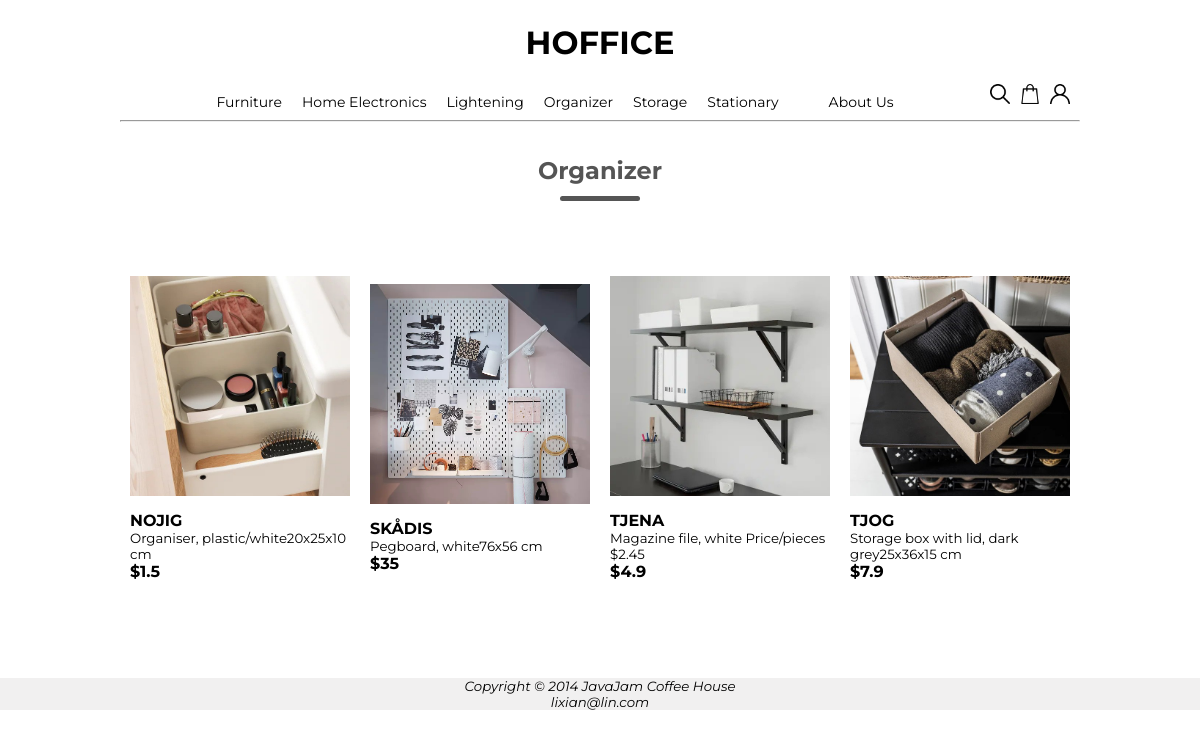
The page /organizer.php on the database its author committed.
### tables this page shows
create table if not exists image (
	img_id int unsigned not null auto_increment primary key,
	p_id int unsigned not null,
	img_dir char(30));

CREATE TABLE IF NOT EXISTS product (
    p_id INT UNSIGNED AUTO_INCREMENT PRIMARY KEY,
    p_name VARCHAR(30) NOT NULL,
    p_price DOUBLE NOT NULL,
    p_sht_desc VARCHAR(200) NOT NULL,
    p_lng_desc VARCHAR(500) NOT NULL
    );

### organizer.php (the view, shortened to what this page needs)
<?php
	include_once('connect.php');
	$query="SELECT f32ee.product.p_id, f32ee.product.p_name, f32ee.product.p_price, f32ee.product.p_sht_desc, f32ee.image.img_id,f32ee.image.img_dir
	FROM f32ee.product
	INNER JOIN image ON f32ee.product.p_id=f32ee.image.p_id
	WHERE f32ee.image.img_id like '4%0'";
	$result=$conn->query($query);
	$num_result = $result->num_rows;
?>
<html lang="en">
<head>
<link rel="stylesheet" href="css/style.css">
</head>
<body>
	<div class="header">
		<div class="inner-header">
			<div class = "logo-container">
				<h1><a href="index.html">HO<span>FFICE</span></a></h1>
			</div>
 			<div class="nav-bar">
				<ul class="navigation">
					<a href="furniture.php"><li>Furniture</li></a>
					<a href="home-electronics.php"><li>Home Electronics</li></a>
					<a href="lightening.php"><li>Lightening</li></a>
					<a href="organizer.php"><li>Organizer</li></a>
					<a href="storage.php"><li>Storage</li></a>
					<a href="stationary.php"><li>Stationary</li></a>
					<a href="aboutus.html"><li>About Us</li></a>
				</ul>
				<div class = "nav-user-center">
					<a href="login_signup.php"><img class = "icon" src="picture/user.png"></a>
					<a href=""><img class = "icon" src="picture/online-shopping.png"></a>
					<a href=""><img class = "icon" src="picture/search.png"></a>
				</div>
			</div>
		</div>
	</div>
	<hr>
	<br>
	<div class="section-title">
		<h2> Organizer</h2>
	</div>
	<div class = "products">
		<div class="row">
			<?php
				for($i=0; $i < $num_result; $i++){
					$row=$result->fetch_assoc();
			?>
					<div class="col-4">
						<a href="productDetails.html">
							<img class="product-img" src= "<?php echo $row['img_dir']; ?>">
							<h4><?php echo $row['p_name']; ?></h4>
							<small><?php echo $row['p_sht_desc']; ?></small>
							<h4>$<?php echo $row['p_price']; ?></h4>
						</a>
					</div>
				<?php
				}
				?>
		</div>
	</div>
	<br>
	<br>
	<br>
	<footer>
		<small><i>Copyright &copy; 2014 JavaJam Coffee House<br>
		<a href="mailto:lixian@lin.com">lixian@lin.com</a>
		</i></small>
	</footer>
</body>
</html>

### css/style.css (style rules this page uses)
* { margin: 0; padding: 0; list-style: none; text-decoration: none; box-sizing: border-box }
body { font-family: Montserrat, sans-serif; margin:0; }
img { vertical-align: middle; }
a { color: inherit; }
hr { width: 80%; margin: auto; min-width: 950px; }
.header { width: 100%; height: 120px; display: block; background-color: white; min-width: 950px; }
.inner-header { width: 80%; height: 100%; display: block; margin: 0 auto; }
.logo-container { height: 70%; display: table; margin: auto; }
.logo-container h1 { color: black; height: 100%; display: table-cell; vertical-align: middle; font-size: 32px; font-family: 'Montserrat'; }
.nav-user-center { display: table-cell; padding-right: 0px; vertical-align: middle; }
.icon { display: table-cell; float: right; width: 30px; height: 20px; padding-right: 10px; vertical-align: middle; }
.nav-bar { height: 30%; width: 100%; margin: auto; display: flex; justify-content: center; }
.navigation { margin: auto; display: flex; justify-content: center; }
.navigation a { height: 100%; display: inline-block; float: left; padding: 0px 10px; }
.navigation a li { display: inline-block; vertical-align: middle; height: 100%; color: black; font-family: 'Montserrat' ; font-size: 14px; }
.navigation a:last-child { padding-left:40px; }
.section-title { text-align: center; color: #555; line-height: 60px; position: relative; margin: 0 auto 20px; min-width: 100px; }
.section-title::after { content: ""; background: #555; width: 80px; height: 5px; border-radius: 5px; position: absolute; bottom: 0; left: 50%; transform: translateX(-50%); }
.categories, .products { width: 80%; display: flex; margin: auto; }
.row { display: flex; align-items: center; flex-wrap: wrap; justify-content: space-around; }
.col-4 { display: inline-block; flex-basis: 21%; margin: 40px 10px; transition: transform 0.5s; flex-grow: 1; }
.col-4 img { width: 100%; margin: 15px 0 15px 0; }
footer { background: #f1f0f0; clear: both; text-align: center; }

### rows shown on the page
image: img_dir (picture), p.p_name "NOJIG", p.p_sht_desc "Organiser, plastic/white20x25x10 cm", p.p_price "1.5"
image: img_dir (picture), p.p_name "SKÅDIS", p.p_sht_desc "Pegboard, white76x56 cm", p.p_price "35"
image: img_dir (picture), p.p_name "TJENA", p.p_sht_desc "Magazine file, white Price/pieces $2.45", p.p_price "4.9"
image: img_dir (picture), p.p_name "TJOG", p.p_sht_desc "Storage box with lid, dark grey25x36x15 cm", p.p_price "7.9"
